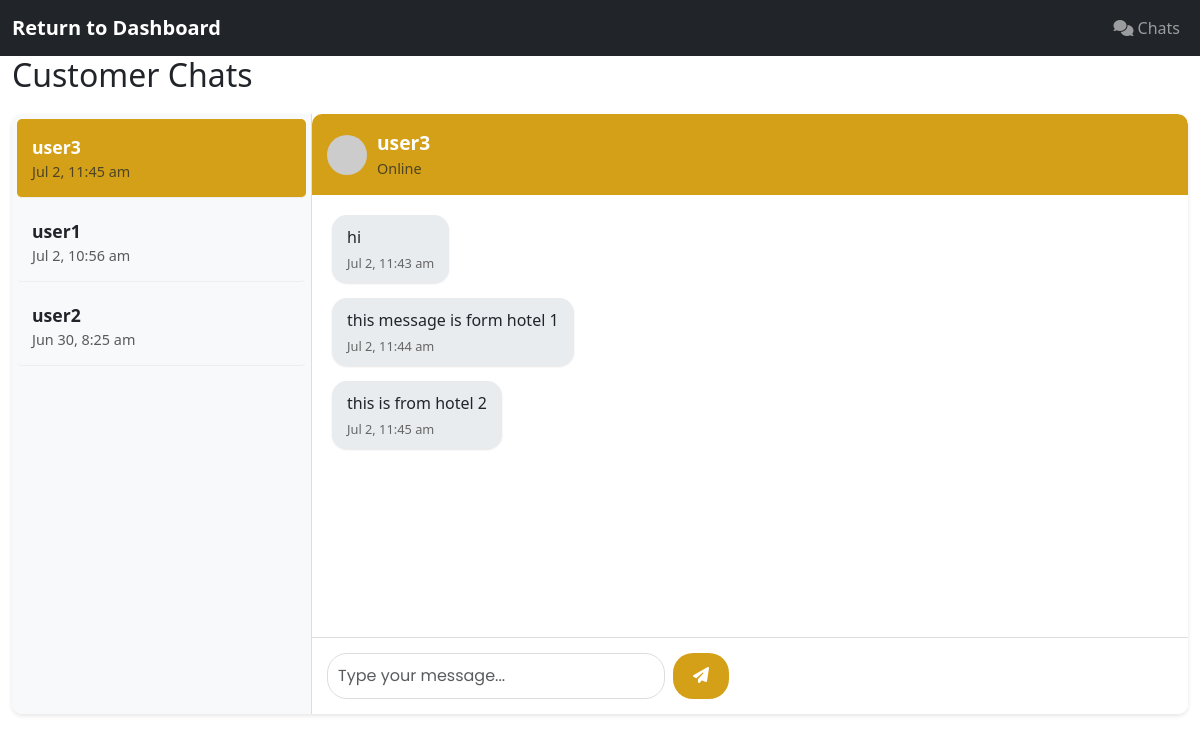
/admin/chat.php?conversation_id=8 (signed in), run on the app's committed database.
### tables this page shows
CREATE TABLE `conversations` (
  `id` int(11) NOT NULL,
  `user_id` int(11) NOT NULL,
  `admin_id` int(11) NOT NULL,
  `created_at` timestamp NOT NULL DEFAULT current_timestamp(),
  `updated_at` timestamp NOT NULL DEFAULT current_timestamp() ON UPDATE current_timestamp()
);

CREATE TABLE `users` (
  `id` int(11) NOT NULL,
  `username` varchar(50) NOT NULL,
  `email` varchar(100) NOT NULL,
  `password` varchar(255) NOT NULL,
  `role` enum('admin','user') DEFAULT 'user',
  `status` enum('active','inactive','suspended') NOT NULL DEFAULT 'active',
  `created_at` timestamp NOT NULL DEFAULT current_timestamp(),
  `first_name` varchar(50) NOT NULL,
  `last_name` varchar(50) NOT NULL,
  `phone` varchar(20) DEFAULT NULL,
  `address` text DEFAULT NULL,
  `profile_image` varchar(255) DEFAULT '',
  `vendor_id` int(11) NOT NULL DEFAULT 0
);

CREATE TABLE `messages` (
  `id` int(11) NOT NULL,
  `conversation_id` int(11) NOT NULL,
  `sender_id` int(11) NOT NULL,
  `sender_type` enum('user','admin') NOT NULL,
  `message` text NOT NULL,
  `is_read` tinyint(1) DEFAULT 0,
  `created_at` timestamp NOT NULL DEFAULT current_timestamp()
);

### admin/chat.php (the view, shortened to what this page needs)
<?php
require_once '../includes/session.php';
$admin_id = $_SESSION['user_id'];
$stmt = $conn->prepare("
    SELECT c.*, u.username, u.profile_image,
           (SELECT COUNT(*) FROM messages m WHERE m.conversation_id = c.id AND m.sender_type = 'user' AND m.is_read = FALSE) as unread_count
    FROM conversations c
    JOIN users u ON c.user_id = u.id
    WHERE c.admin_id = ?
    ORDER BY c.updated_at DESC
");
$stmt->bind_param("i", $admin_id);
$stmt->execute();
$conversations = $stmt->get_result()->fetch_all(MYSQLI_ASSOC);
$selected_conversation_id = isset($_GET['conversation_id']) ? intval($_GET['conversation_id']) : 0;
$messages = [];
$recipient = null;
if ($selected_conversation_id > 0) {
    $stmt = $conn->prepare("SELECT * FROM conversations WHERE id = ? AND admin_id = ?");
    $stmt->bind_param("ii", $selected_conversation_id, $admin_id);
    $stmt->execute();
    $conversation = $stmt->get_result()->fetch_assoc();
    if ($conversation) {
        $stmt = $conn->prepare("SELECT * FROM users WHERE id = ?");
        $stmt->bind_param("i", $conversation['user_id']);
        $stmt->execute();
        $recipient = $stmt->get_result()->fetch_assoc();
        $stmt = $conn->prepare("
            SELECT m.*, u.username, u.profile_image
            FROM messages m
            LEFT JOIN users u ON m.sender_id = u.id
            WHERE m.conversation_id = ?
            ORDER BY m.created_at ASC
        ");
        $stmt->bind_param("i", $selected_conversation_id);
        $stmt->execute();
        $messages = $stmt->get_result()->fetch_all(MYSQLI_ASSOC);
    }
}
?>
<!DOCTYPE html>
<html lang="en">
<head>
    <link href="https://cdn.jsdelivr.net/npm/bootstrap@5.3.0/dist/css/bootstrap.min.css" rel="stylesheet">
    <link rel="stylesheet" href="https://cdnjs.cloudflare.com/ajax/libs/font-awesome/6.4.2/css/all.min.css">
</head>
<body>
    <?php include 'includes/header.php'; ?>
    <div class="container-fluid main-content">
        <div class="row">
            <div class="col-12">
                <h2>Customer Chats</h2>
                <div class="chat-container">
                    <div class="conversation-list">
                        <?php foreach ($conversations as $conv): ?>
                            <a href="?conversation_id=<?php echo $conv['id']; ?>"
                               class="text-decoration-none text-dark">
                                <div class="conversation-item <?php echo $selected_conversation_id == $conv['id'] ? 'active' : ''; ?>">
                                    <div class="d-flex justify-content-between align-items-center">
                                        <div class="fw-bold"><?php echo htmlspecialchars($conv['username']); ?></div>
                                    </div>
                                    <div class="text-muted small">
                                        <?php echo date('M j, g:i a', strtotime($conv['updated_at'])); ?>
                                    </div>
                                </div>
                            </a>
                        <?php endforeach; ?>
                    </div>
                    <div class="chat-messages">
                        <?php if ($selected_conversation_id > 0 && $recipient): ?>
                            <div class="chat-header">
                                <img src="<?php echo !empty($recipient['profile_image']) ? '../' . htmlspecialchars($recipient['profile_image']) : 'https://via.placeholder.com/40'; ?>"
                                     alt="<?php echo htmlspecialchars($recipient['username']); ?>">
                                <div>
                                    <div class="fw-bold"><?php echo htmlspecialchars($recipient['username']); ?></div>
                                    <div class="small text-muted">Online</div>
                                </div>
                            </div>
                            <div class="message-list" id="messageList">
                                <?php foreach ($messages as $message): ?>
                                    <div class="message <?php echo $message['sender_type'] === 'admin' ? 'sent' : 'received'; ?>">
                                        <div class="message-content">
                                            <?php echo nl2br(htmlspecialchars($message['message'])); ?>
                                            <div class="message-time">
                                                <?php echo date('M j, g:i a', strtotime($message['created_at'])); ?>
                                            </div>
                                        </div>
                                    </div>
                                <?php endforeach; ?>
                            </div>
                            <div class="chat-input">
                                <form id="messageForm" class="d-flex">
                                    <input type="text" name="message" class="form-control me-2" placeholder="Type your message..." required>
                                    <button type="submit" class="btn btn-custom">
                                        <i class="fas fa-paper-plane"></i>
                                    </button>
                                </form>
                            </div>
                        <?php else: ?>
                            <div class="d-flex align-items-center justify-content-center h-100 text-muted">
                                Select a conversation to start chatting
                            </div>
                        <?php endif; ?>
                    </div>
                </div>
            </div>
        </div>
    </div>
</body>
</html>

### admin/chat.php (style rules this page uses)
body { font-family: 'Poppins', sans-serif; background-color: #f8f9fa; }
.chat-container { background: white; border-radius: 10px; box-shadow: 0 2px 4px rgba(0,0,0,0.1); margin: 20px 0; overflow: hidden; display: flex; height: calc(100vh - 200px); }
.conversation-list { width: 300px; border-right: 1px solid #ddd; overflow-y: auto; background-color: #f8f9fa; }
.chat-messages { flex: 1; display: flex; flex-direction: column; background-color: #fff; }
.chat-header { background-color: #d4a017; color: white; padding: 15px; border-radius: 10px 10px 0 0; display: flex; align-items: center; }
.chat-header img { width: 40px; height: 40px; border-radius: 50%; margin-right: 10px; }
.chat-header .fw-bold { font-size: 1.2rem; }
.chat-header .text-muted { font-size: 0.9rem; color: rgba(255, 255, 255, 0.8); }
.message-list { flex: 1; overflow-y: auto; padding: 20px; background-color: #fff; }
.message { margin-bottom: 15px; max-width: 70%; }
.message.received { margin-right: auto; }
.message-content { display: inline-block; padding: 10px 15px; border-radius: 15px; background-color: #e9ecef; box-shadow: 0 1px 2px rgba(0,0,0,0.1); }
.message-time { font-size: 0.8rem; color: #666; margin-top: 5px; }
.chat-input { display: flex; padding: 15px; background-color: #fff; border-top: 1px solid #ddd; }
.chat-input input { flex: 1; padding: 10px; border: 1px solid #ddd; border-radius: 20px; margin-right: 10px; font-family: 'Poppins', sans-serif; }
.chat-input button { background-color: #d4a017; color: white; border: none; padding: 10px 20px; border-radius: 20px; font-family: 'Poppins', sans-serif; }
.conversation-item { padding: 15px; border-bottom: 1px solid #eee; cursor: pointer; border-radius: 5px; margin: 5px; }
.conversation-item.active { background-color: #d4a017; color: white; }
.conversation-item .fw-bold { font-size: 1.1rem; }
.conversation-item .text-muted { font-size: 0.9rem; color: #666; }
.conversation-item.active .text-muted { color: rgba(255, 255, 255, 0.8); }

### data on the page
conversations: user.username "user3", updated_at "Jul 2, 11:45 am"
conversations: user.username "user1", updated_at "Jul 2, 10:56 am"
conversations: user.username "user2", updated_at "Jun 30, 8:25 am"
users: username "user3"
messages: message "hi", created_at "Jul 2, 11:43 am"
messages: message "this message is form hotel 1", created_at "Jul 2, 11:44 am"
messages: message "this is from hotel 2", created_at "Jul 2, 11:45 am"
